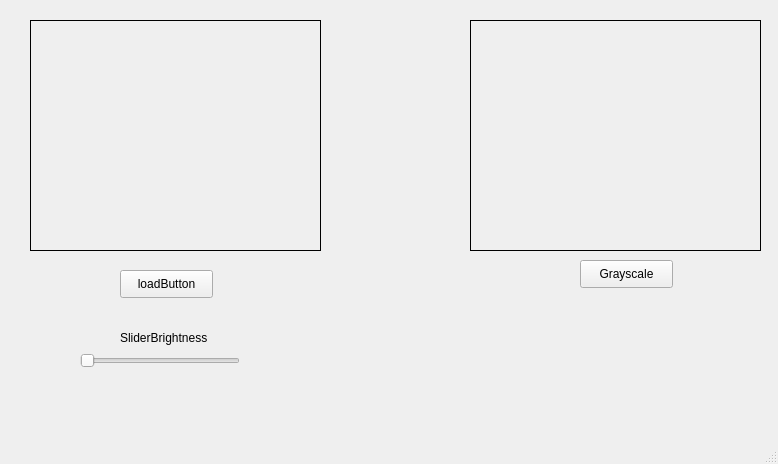
<?xml version="1.0" encoding="UTF-8"?>
<ui version="4.0">
 <class>MainWindow</class>
 <widget class="QMainWindow" name="MainWindow">
  <property name="geometry">
   <rect>
    <x>0</x>
    <y>0</y>
    <width>778</width>
    <height>464</height>
   </rect>
  </property>
  <property name="windowTitle">
   <string>MainWindow</string>
  </property>
  <widget class="QWidget" name="centralwidget">
   <widget class="QLabel" name="imgLabel">
    <property name="geometry">
     <rect>
      <x>30</x>
      <y>20</y>
      <width>291</width>
      <height>231</height>
     </rect>
    </property>
    <property name="frameShape">
     <enum>QFrame::Box</enum>
    </property>
    <property name="text">
     <string/>
    </property>
   </widget>
   <widget class="QLabel" name="hasilLabel">
    <property name="geometry">
     <rect>
      <x>470</x>
      <y>20</y>
      <width>291</width>
      <height>231</height>
     </rect>
    </property>
    <property name="frameShape">
     <enum>QFrame::Box</enum>
    </property>
    <property name="text">
     <string/>
    </property>
   </widget>
   <widget class="QPushButton" name="loadButton">
    <property name="geometry">
     <rect>
      <x>120</x>
      <y>270</y>
      <width>93</width>
      <height>28</height>
     </rect>
    </property>
    <property name="text">
     <string>loadButton</string>
    </property>
   </widget>
   <widget class="QPushButton" name="GrayButton">
    <property name="geometry">
     <rect>
      <x>580</x>
      <y>260</y>
      <width>93</width>
      <height>28</height>
     </rect>
    </property>
    <property name="text">
     <string>Grayscale</string>
    </property>
   </widget>
   <widget class="QSlider" name="SliderBrightness">
    <property name="geometry">
     <rect>
      <x>80</x>
      <y>350</y>
      <width>160</width>
      <height>22</height>
     </rect>
    </property>
    <property name="orientation">
     <enum>Qt::Horizontal</enum>
    </property>
   </widget>
   <widget class="QLabel" name="label">
    <property name="geometry">
     <rect>
      <x>120</x>
      <y>330</y>
      <width>101</width>
      <height>16</height>
     </rect>
    </property>
    <property name="text">
     <string>SliderBrightness</string>
    </property>
   </widget>
  </widget>
  <widget class="QMenuBar" name="menubar">
   <property name="geometry">
    <rect>
     <x>0</x>
     <y>0</y>
     <width>778</width>
     <height>26</height>
    </rect>
   </property>
  </widget>
  <widget class="QStatusBar" name="statusbar"/>
 </widget>
 <resources/>
 <connections/>
</ui>
